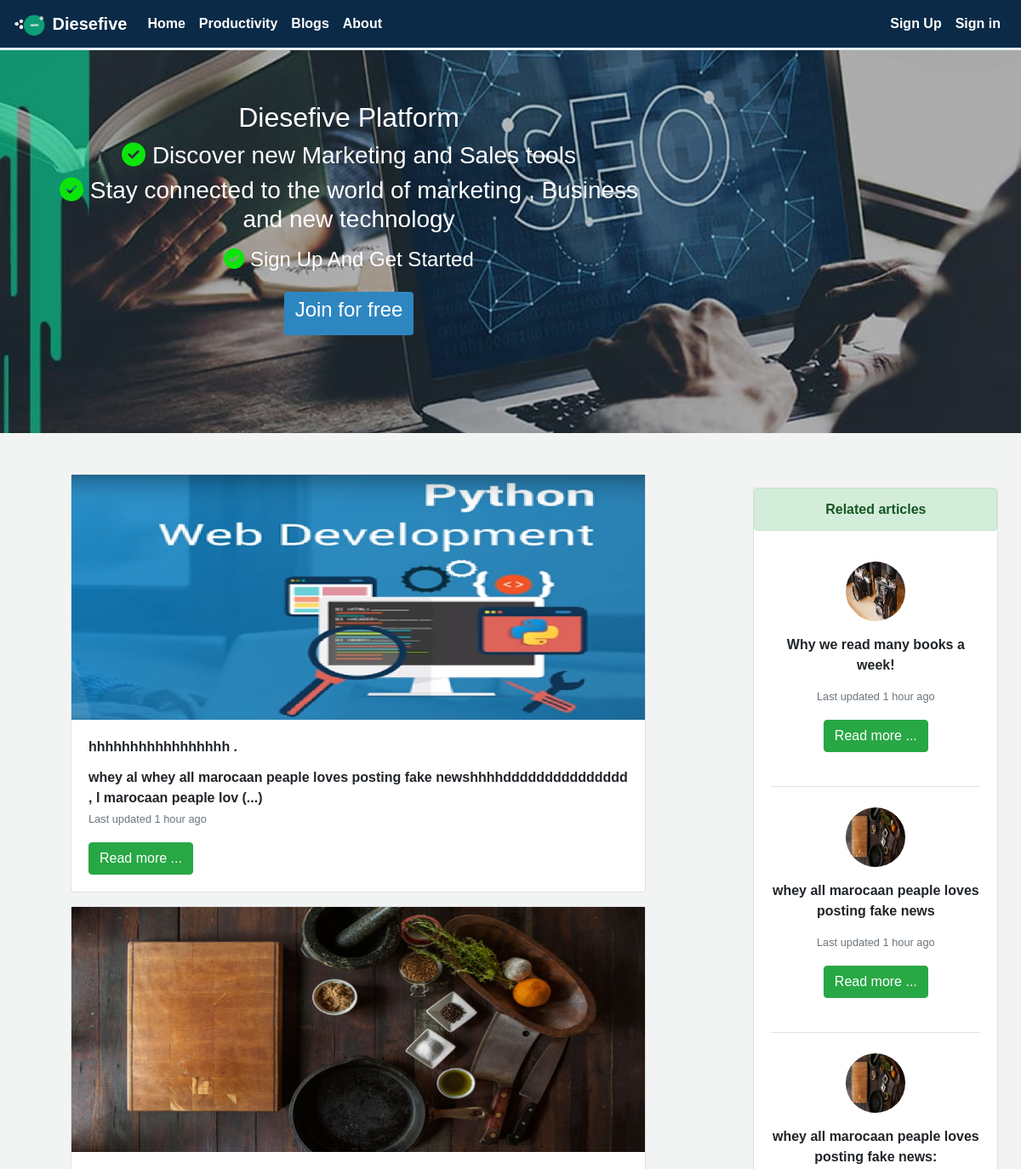
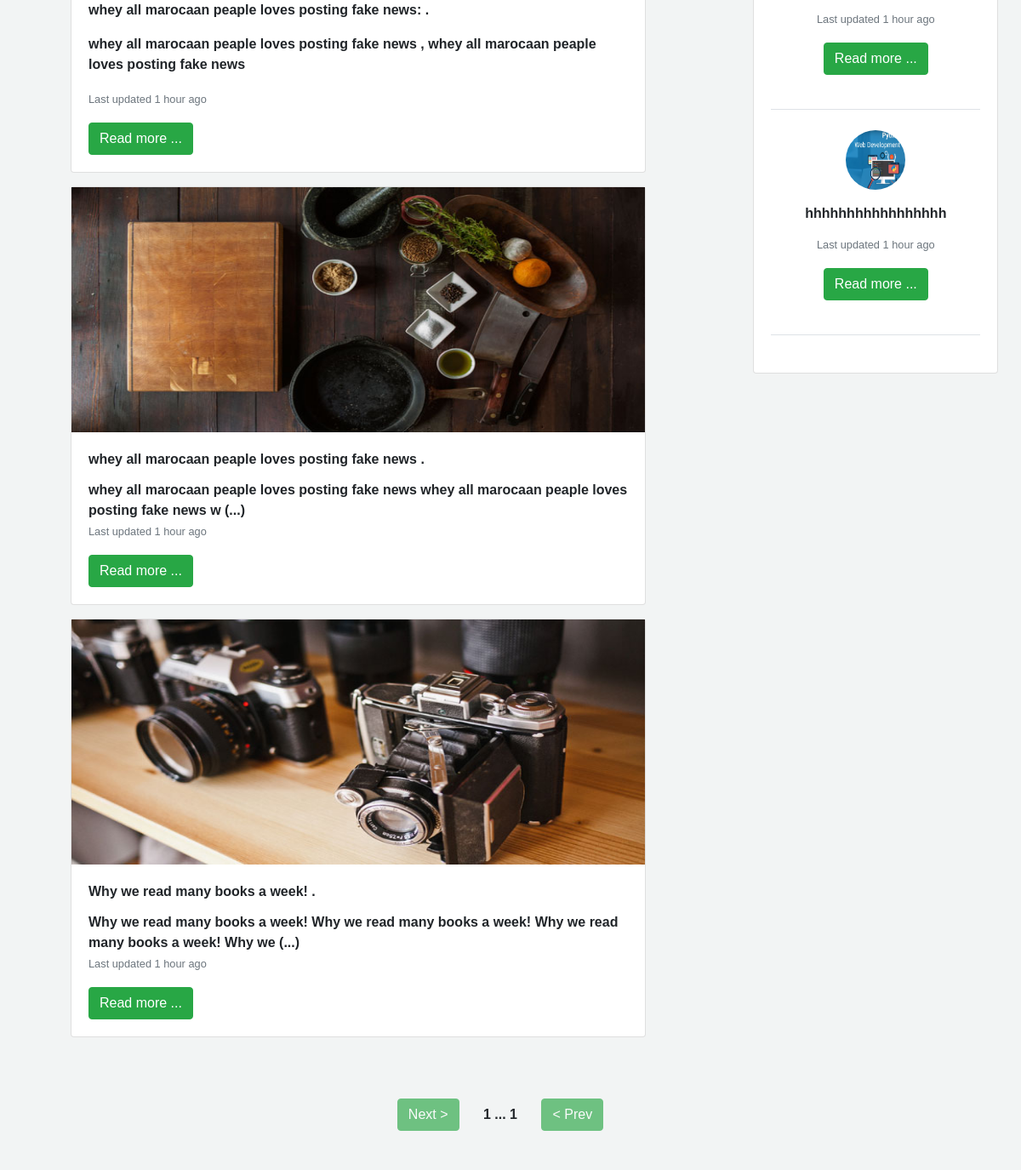
/ (upper part), run on an earlier commit of the app's database (2 pictures, top to bottom).
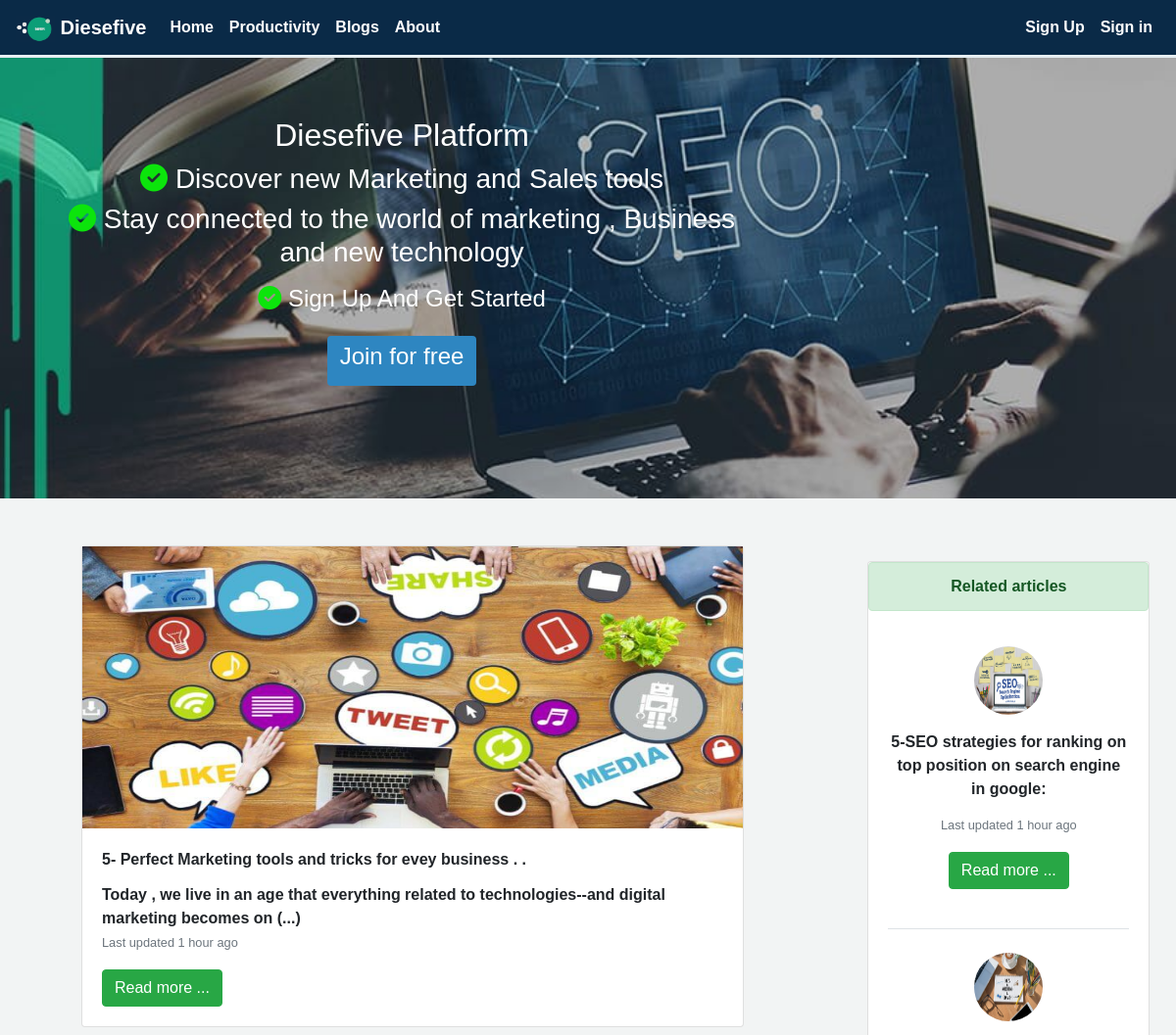
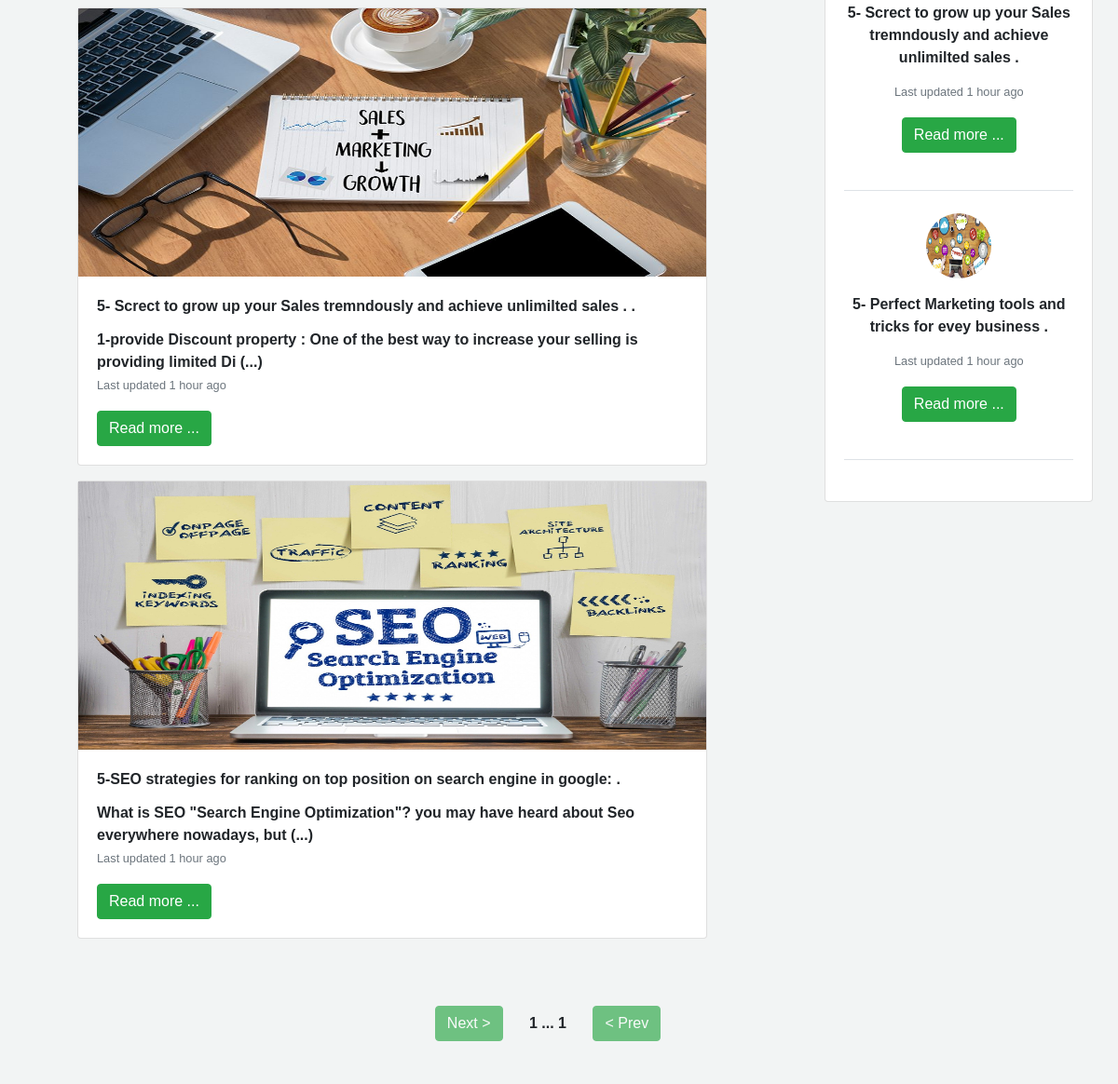
And on a later commit of the database (2 pictures, top to bottom).
### myblog/models.py (models this page shows, shortened)
class post(models.Model):
    image = models.ImageField(default='default.jpg', upload_to='profile_pics')
    slug  = models.SlugField(max_length=250 , unique=True)
    title = models.CharField(max_length=100)
    content = models.TextField()
    post_date = models.DateTimeField(default=timezone.now)
    post_update = models.DateTimeField(auto_now=True)
    author = models.ForeignKey(User , on_delete=models.CASCADE)
    class Meta():
        ordering = ('-post_update',)
    def get_url(self):
        return reverse('post_by_slug', args=[self.slug])

### myblog/views.py (the view)
# urls.py: path('', views.home, name='home'),
def home(request):
    posts = post.objects.all()
    paginator = Paginator(posts, 4)
    page = request.GET.get('page')
    try :
        posts = paginator.page(page)
    except PageNotAnInteger :
        posts = paginator.page(1)
    except EmptyPage :
        posts = paginator.page(paginator.num_page)
    context = {
        'title' : 'home',
        'posts' : posts,
        'post'  : page,
    }
    return render(request, 'home.html' , context )

### myblog/templates/home.html (shortened to what this page needs)
{% extends 'base.html' %}
{% block content %}
<section>
  <header>
               <div class="container mr-2 mt-5">
                    <div class="row ml-3">
                          <div class="col-md-8">
                          <div class="row mr-5">
                                {% for post in posts %}
                                <div class="card mb-3" >
                                        <img class="card-img-" src="{{post.image.url}}" alt="Card image cap"  style="height: 18rem;">
                                        <div class="card-body">
                                          <p class="card-title font-weight-bold">{{post.title}} .</p>
                                          {% if post.content|length > 120 %}
                                          {{post.content|slice:'100'}} (...)
                                          {% else %}
                                          <p class="card-text">{{post.content|linebreaks}}</p>
                                          {% endif %}
                                          <p class="card-text"><small class="text-muted">Last updated 1 hour ago </small></p>
                                          <a href="{{post.get_url}}" class="btn btn-success">Read more ...</a>
                                        </div>
                                      </div>
                                {% endfor %}
                              </div>
                              </div>
                    <div class="col-md-4">
                    <div class="row ml-5">
                       {% include 'posts.html' %}
                    </div>
                    </div>
              </div>
            </div>
</header>
</section>
<div class="mt-4 text-center">
   {% include 'pagination.html' with page=posts %}
</div>
{% endblock content %}

### myblog/templates/base.html (shortened to what this page needs)
{% load static %}
{% load post_tag %}
<!DOCTYPE html>
<html lang="ar">
<head>
     <link rel="stylesheet" type="text/css" href="{% static 'css\bootstrap.min.css' %}" >
     <link rel="stylesheet" type="text/css" href="{% static 'css\home.css' %}" >
     <link rel="stylesheet" href="path/to/font-awesome/css/font-awesome.min.css">
</head>
<body>
        {% include 'navbar.html' %}
<section class="image">
<div class="container">
<div class="row">
  <div class="col-md-8">
    <div class="title">
      <div class="mt-4">
        <h2>  Diesefive Platform </h2>
          </div>
            <div class="mt-1">
              <h3> <i class="fas fa-check-circle" style="color: rgb(12, 228, 12)"></i> Discover new Marketing and Sales tools  </h3>
                </div>
            <div class="mt-1">
              <h3>  <i class="fas fa-check-circle" style="color: rgb(12, 228, 12)"></i> Stay connected to the world of marketing , Business and new technology   </h3>
            </div>
              <div class="mt-3">
                  <h4>  <i class="fas fa-check-circle" style="color: rgb(12, 228, 12)"></i>  Sign Up And Get Started </h4>
              </div>
           <div class="m mt-4">
           <a class="btn" style="color:white; background-color:#2e86c1;" href="{% url 'register' %}"> <h4 class="btt"> Join for free  </h4> </a>
      </div>
   </div>
</div>
  <div class="col-md-4">
  </div>
</div>
</div>
</section>
      <div>
          {% block content %}
          {% endblock content %}
      </div>
</body>
</html>

### myblog/templates/navbar.html (shortened to what this page needs)
{% load static %}
{% load post_tag %}
<header>
  <nav class="navbar  navbar-expand-lg  navbar-dark navbar-bg-lg  scrolling-navbar">
    <a class="navbar-brand" href="{% url 'home' %}"> <img src="{% static 'images\diese53.jpg' %}" alt="" width="40px"> Diesefive </a>
    <div class="collapse navbar-collapse" id="navbarSupportedContent">
      <ul class="navbar-nav mr-auto">
        <li class="nav-item active">
          <a class="nav-link" href="{% url 'home' %}"> Home <span class="sr-only">(current)</span></a>
        </li>
        <li class="nav-item active">
          <a class="nav-link" href="{% url 'Productivity_Articles' %}"> Productivity </a>
        </li>
        <li class="nav-item active">
          <a class="nav-link" href="{% url 'home' %}"> Blogs </a>
        </li>
        <li class="nav-item active">
          <a class="nav-link" href="{% url 'about' %}"> About </a>
        </li>
      </ul>
      {% if user.is_authenticated %}
      <ul class="navbar-nav ">
           <li class="nav-item active "><a class="nav-link" href=""> {{user.username}} </a></li>
          <li class="nav-item active"><a class="nav-link" href="{% url 'logout' %}">  Log Out </a>
          </li>
      </ul>
      {% else %}
      <ul class="navbar-nav">
        <li class="nav-item active"><a class="nav-link" href="{% url 'register' %}"> Sign Up  </a></li>
           <li class="nav-item active"><a class="nav-link" href="{% url 'login' %}">  Sign in </a></li>
      </ul>
      {% endif %}
    </div>
  </nav>
</header>

### myblog/templates/posts.html
{% block content %}
<header>
<div class="container text-center">
        <div class="row">
         <div class="card mt-3" style="width: 18rem;">
            <div class="alert alert-success" role="alert">
              Related articles
            </div>
            <div class="card-body">
              {% for post in posts reversed %}
              <a href="{{post.get_url}}">
                <p><img src="{{post.image.url}}" class="img-fluid rounded-circle " style="width: 70px; height:70px;"> </p>
                </a>
               <p class="card-title">{{post.title}}</p>
                 <p class="card-text"><small class="text-muted">Last updated 1 hour ago </small></p>
               <a href="{{post.get_url}}" class="btn btn-success">Read more ...</a>
               <p class="border-bottom pb-3 mb-4 mt-4"></p>
               {% endfor %}
             </div>
           </div>
        </div>
   </div>
</header>
{% endblock %}

### myblog/templates/pagination.html
<div class="pt-2 mr-4 mt-5 mp-4 text-center">
        {% if page.has_next %}
        <a class="btn btn-success  btn-active" href="?page={{page.next_page_number}}">  Next > </a>
        {% else %}
        <a class="btn btn-success  btn-active disabled"> Next > </a>
        {% endif %}
        <span class="pd-4 pl-4">  {{page.number}} ... {{page.paginator.num_pages}}  </span>
        {% if page.has_previous %}
        <a class="btn btn-success  ml-4 btn-active" href="?page={{page.previous_page_number}}">  < Prev  </a>
        {% else %}
        <a class="btn btn-success   ml-4 btn-active  disabled"> < Prev  </a>
        {% endif %}
</div>

### myblog/templates/footer.html (shortened to what this page needs)
{% load static %}

### myblog/static/css/home.css (style rules this page uses)
.navbar { border-bottom : 3px solid #e7eff3 ; background-color: #0a2a47 ; }
body { background-color : #f2f4f4 ; font-family: 'Gill Sans', sans-serif; font-weight: 600; }
html,body { direction: ltr ; text-align: left ; }
.image { background-image: url('../images/d.jpg') ; background-size: cover; background-position: center center; height: 450px ; }
.title { margin-top: 60px; text-align: center ; color: #ffffff ; }

What changed in the data, as far as the page shows it:
removed post: image (picture), title "hhhhhhhhhhhhhhhhh", content "whey al whey all marocaan peaple loves posting fake newshhhhddddddddddddddd , l marocaan peaple lov"
removed post: image (picture), title "whey all marocaan peaple loves posting fake news:", content "whey all marocaan peaple loves posting fake news , whey all marocaan peaple loves posting fake news"
removed post: image (picture), title "whey all marocaan peaple loves posting fake news", content "whey all marocaan peaple loves posting fake news whey all marocaan peaple loves posting fake news w"
removed post: image (picture), title "Why we read many books a week!", content "Why we read many books a week! Why we read many books a week! Why we read many books a week! Why we"
added post: image (picture), title "5- Perfect Marketing tools and tricks for evey business .", content "Today , we live in an age that everything related to technologies--and digital marketing becomes on"
added post: image (picture), title "5- Screct to grow up your Sales tremndously and achieve unlimilted sales .", content "1-provide Discount property : One of the best way to increase your selling is providing limited Di"
added post: image (picture), title "5-SEO strategies for ranking on top position on search engine in google:", content "What is SEO \"Search Engine Optimization\"? you may have heard about Seo everywhere nowadays, but"
